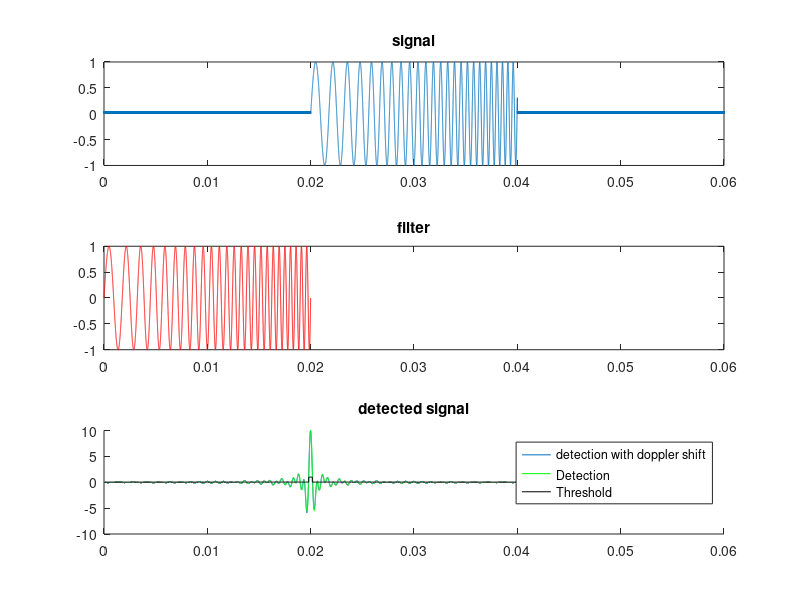

This chart was generated by the following MATLAB code:
%% Chirp Filtering

clc;
clear;
close all;

%%

% construct a series of chirps with the desired properties
F0 = 500;
F1 = 2000;
doppler = 0.01*F0;
number_of_chirps = 1;
dt = 0.000001;
T = 0.02;
noise_T = 0.02;
t = 0:dt:T;
t_total = 0:dt:T+2*noise_T;
unshifted_chirp = chirp(t, F0, t(end), F1, 'linear', -90);
c = chirp(t, F0, t(end), F1 + doppler, 'linear', -90);
noise = rand(1,noise_T/dt)*0.05;
padded_chirp = [noise c noise];
unshifted_padded_chirp = [noise unshifted_chirp noise];
signal = repmat(padded_chirp, 1, number_of_chirps);
unshifted_signal = repmat(unshifted_padded_chirp, 1, number_of_chirps);

filter = chirp(t, F0, t(end), F1, 'linear', -90);
flen = size(filter,2);

y = zeros(1, size(signal,2) - flen);
unshifted_y = zeros(1, size(signal,2) - flen);
for i = (1:size(signal,2) - flen)
    window = signal(i:i+flen-1)';
    unshifted_window = unshifted_signal(i:i+flen-1)';
    y(1, i) = (filter * window) / 1000;
    unshifted_y(1, i) = (filter * unshifted_window) / 1000;
end

THRESH = 2;

figure;
subplot(3, 1, 1);
plot(signal);
plot(t_total, signal);
xlim([t_total(1), t_total(end)]);
title("signal");

subplot(3, 1, 2);
plot(t, filter, 'Color', 'r');
xlim([t_total(1), t_total(end)]);
title("filter");

subplot(3, 1, 3);
hold on;
plot(t_total(1:end-flen), y, 'DisplayName', 'detection with doppler shift');
plot(t_total(1:end-flen), unshifted_y, 'Color', 'g', 'DisplayName', 'Detection');
plot(t_total(1:end-flen), y>THRESH, 'Color', 'k', 'DisplayName', 'Threshold');
xlim([t_total(1), t_total(end)]);
legend('show');
title("detected signal");

